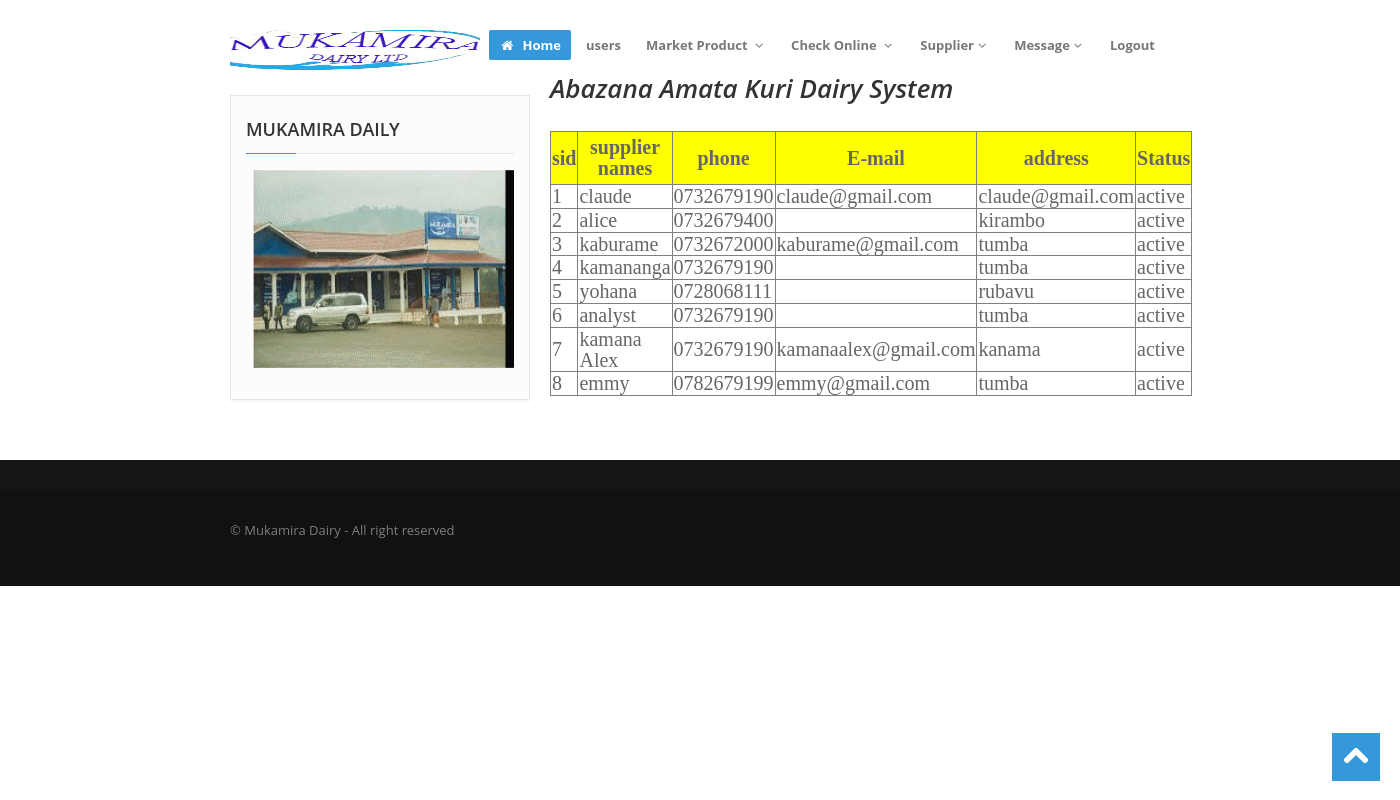
The app's page /admin/Supplier_info.php (signed in) with its own data.
### tables this page shows
CREATE TABLE `supplies` (
  `sid` int(11) NOT NULL,
  `names` varchar(40) NOT NULL,
  `phone` varchar(13) NOT NULL,
  `mail` varchar(40) NOT NULL,
  `address` varchar(60) NOT NULL,
  `status` varchar(8) NOT NULL
);

### admin/Supplier_info.php (the view, shortened to what this page needs)
<?php
if (!isset($_SESSION['Cashier'])) {
  header('location:../index.php');
}
else
{
?>
<!DOCTYPE html>
<html lang="en">
<head>
  <link href="../assets/css/bootstrap.css" rel="stylesheet">
  <link href="../assets/css/bootstrap-responsive.css" rel="stylesheet">
  <link href="../assets/css/prettyPhoto.css" rel="stylesheet">
  <link href="../assets/js/google-code-prettify/prettify.css" rel="stylesheet">
  <link href="../assets/css/flexslider.css" rel="stylesheet">
  <link href="../assets/css/style.css" rel="stylesheet">
  <link href="../assets/color/default.css" rel="stylesheet">
</head>
<body>
  <div id="wrapper">
    <?php
    include("layouts/header.php");
    ?>
    <section id="maincontent">
      <div class="container">
        <div class="row">
          <div class="span4">
            <aside>
              <div class="widget">
                <h4 class="rheading">MUKAMIRA DAILY<span></span></h4>
              <img src="../images/homett.gif"style="height:200px;width:300px; margin-top: 0px;">
              </div>
            </aside>
          </div>
          <div class="span8">
            <section id="subintro" style="margin-top: -28px;background-color:#ffff;">
               <div class="container" style="height: 50px;">
                 <div class="row">
                    <div class="span8">
                      <ul class="breadcrumb" style="margin-top: -6px;">
                       <li>
                       <h2>Abazana Amata Kuri Dairy System</h2></li>
                     </ul>
                    </div>
                  </div>
                </div>
              </section>
               <table style="margin-top: 0px; font-family: Lucida Calligraphy;font-size: 20px; background:#3399CC;border-radius:5px; margin-top: -30px;" border="1">
  <tr>
<th bgcolor="#ffff"  STYLE="font-family:Script MT;">sid</th>
  <th bgcolor="#ffff" width="150px" height="50px"STYLE="font-family:Script MT;">supplier names</th>
  <th bgcolor="#ffff" STYLE="font-family:Script MT;">phone</th>
  <th bgcolor="#ffff" width="100px" height="50px"STYLE="font-family:Script MT;">E-mail</th>
  <th bgcolor="#ffff" STYLE="font-family:Script MT;">address</th>
<th bgcolor="#ffff"  STYLE="font-family:Script MT;">Status</th>
</tr>
<?php
  include("../code/con2.php");
  $retrive=mysqli_query($con,"select * from supplies");
  while($row=mysqli_fetch_array($retrive))
  {
  ?>
   <tr>
    <td bgcolor="#FFFFFF" STYLE="font-family:Script MT;"><?php echo $row['sid'];?></td>
<td bgcolor="#FFFFFF"width="150px" STYLE="font-family:Script MT;"><?php echo $row['names'];?></td>
  <td bgcolor="#FFFFFF" STYLE="font-family:Script MT;"><?php echo $row['phone'];?></td>
<td bgcolor="#FFFFFF" width="100px"STYLE="font-family:Script MT;"><?php echo $row['mail'];?></td>
<td bgcolor="#FFFFFF" STYLE="font-family:Script MT;"><?php echo $row['address'];?></td>
<td bgcolor="#FFFFFF" STYLE="font-family:Script MT;"><?php echo $row['status'];?></td>
</tr>
<?php
  }
  ?>
    </table>
          </div>
        </div>
      </div>
    </section>
    <?php
      include("layouts/footer.php");
    ?>
  </div>
  <a href="#" class="scrollup"><i class="icon-chevron-up icon-square icon-48 active"></i></a>
</body>
</html>
<?php }?>

### admin/layouts/header.php (shortened to what this page needs)
<header>
      <div class="navbar navbar-static-top">
        <div class="navbar-inner">
          <div class="container">
            <div class="logo">
              <a href="#"><img src="../assets/img/log.jpg"style="height: 40px;width: 250px;"></a>
            </div>
            <div class="navigation">
              <nav>
                <ul class="nav topnav">
                  <li class="active">
                    <a href="index.php"><i class="icon-home"></i> Home </a>
                  </li>
                  <li>
                    <a href="users.php"> users</a>
                  </li>
                  <li class="dropdown">
                    <a href="#">Market Product <i class="icon-angle-down"></i></a>
                  </li>
                  <li class="dropdown">
                    <a href="#"> Check Online <i class="icon-angle-down"></i></a>
                  </li>
                  <li class="dropdown">
                    <a href="#"> Supplier<i class="icon-angle-down"></i></a>
                  </li>
                  <li class="dropdown">
                    <a href="#"> Message<i class="icon-angle-down"></i></a>
                      </li>
                    </ul>
                  <li>
                    <a href="code/logout.php"> Logout</a>
                  </li>
              </nav>
            </div>
          </div>
        </div>
      </div>
    </header>

### admin/layouts/footer.php (shortened to what this page needs)
<footer class="footer">
  <div class="verybottom">
    <div class="container">
      <div class="row">
        <div class="span6">
          <p>
            &copy; Mukamira Dairy - All right reserved
          </p>
        </div>
        <div class="span6">
        </div>
      </div>
    </div>
  </div>
</footer>

### assets/css/style.css (style rules this page uses)
.row { margin-bottom:30px; }
header .navbar .logo { float:left; padding: 0; margin-left:0; }
header .navbar { padding:30px 0 25px; }
.navbar .nav { margin:0; }
.navbar ul li { margin-right:5px; }
.navbar .nav li.active a,.navbar .nav li.active a:hover { color:#fff; -webkit-border-radius: 2px; -moz-border-radius: 2px; border-radius: 2px; }
.navbar ul.topnav { float:right; }
.navbar .nav > li > a { float: none; font-size:13px; padding: 5px 10px 5px 10px; color: #777777; text-decoration: none; text-shadow: none; font-weight:700; }
.navbar .nav > li.dropdown > a { padding: 5px 5px 5px 10px; }
#maincontent { z-index:1000; margin-top:0px; }
section#subintro { width: 100%; color: #fff; height:auto; margin: 0 auto; padding: 0; margin-bottom:30px; }
.rheading { margin-bottom: 24px; }
.rheading { position: relative; border-bottom: #e9e9e9 1px solid; padding-bottom: 9px; }
.rheading span { position: absolute; width: 50px; height: 1px; bottom: -1px; left: 0; }
.scrollup { position:fixed; width:48px; height:48px; bottom:20px; right:20px; }
a.scrollup { outline:0; }
aside { background:#fcfcfc; padding:20px 15px 0 15px; margin: 0 0 30px 0; border: 1px solid #e6e6e6; -webkit-box-shadow: 0 2px 0 rgba(0,0,0,0.03); -moz-box-shadow: 0 2px 0 rgba(0,0,0,0.03); box-shadow: 0 2px 0 rgba(0,0,0,0.03); -webkit-box-sizing: border-box; -moz-box-sizing: border-box; box-sizing: border-box; }
aside .widget { margin-bottom:30px; }
aside .widget h4 { border-bottom:1px solid #e5e5e5; padding-bottom:10px; margin-bottom:15px; }
[class^="icon-"], [class*=" icon-"] { float:none; }
.icon-square, .icon-rounded, .icon-plain, .icon-circled { margin: 10px 10px 10px 0; display: inline-block !important; text-align: center !important; color: #fff; width: 18px; height: 18px; padding:3px; font-size: 12px; line-height: 18px; text-shadow:none; cursor: pointer; }
.icon-square { background-color: #444; }
[class^="icon-"], [class*=" icon-"] { margin-top: 1px; margin-right: .3em; }
.icon-48 { width: 32px; height: 32px; padding:8px; font-size: 28px; line-height: 30px; }
#subintro .breadcrumb { margin:30px 0 0; background:none; }
#subintro ul.breadcrumb li { margin-bottom:0; padding-bottom:0; color:#fff; font-style:italic; }
.breadcrumb > li { display: inline-block; *display: inline; line-height:1.6em; *zoom: 1; }
footer { padding-top:30px; color:#7e7e7e; }
footer.footer { background:#151515; }
footer .verybottom { padding-top:30px; background:#111; }

### assets/color/default.css (style rules this page uses)
a { color: #3498db; }
.rheading span { background: #3498db; }
[class^="icon-"].active, [class*=" icon-"].active { background-color: #3498db; }
.navbar .nav li.active a { background:#3498db; }
section#subintro { background: #3498db; }

### assets/css/overwrite.css (style rules this page uses)
img { max-width: 100%; width: auto\9; height: auto; vertical-align: middle; border: 0; -ms-interpolation-mode: bicubic; }
body { margin: 0; font-family:'Open Sans', Arial, sans-serif; font-size: 13px; line-height: 1.6em; color: #666; background-color: #ffffff; }
p { margin: 0 0 15px; }
a { color: #0088cc; text-decoration: none; }
h1, h2, h3, h4, h5, h6 { color:#333; font-family: 'Open Sans', sans-serif; font-weight:600; line-height:1.5em; margin-top:0; margin-bottom:15px; }
h2 { font-size: 26px; }
h4 { font-size: 18px; }
.navbar .nav li.active a { font-weight:bold; }
.navbar-inner { min-height: 40px; padding-right: 20px; padding-left: 20px; background: #fff; background-image: none; border: none; -webkit-border-radius: 0; -moz-border-radius: 0; border-radius: 0; *zoom: 1; -webkit-box-shadow: none; -moz-box-shadow: none; box-shadow: none; }
.navbar-inner { -webkit-border-radius: 0; -moz-border-radius: 0; border-radius: 0; -webkit-box-shadow: none; -moz-box-shadow: none; box-shadow: none; }
.navbar-static-top { position: static; margin-bottom: 0; }
.navbar-static-top .navbar-inner { -webkit-border-radius: 0; -moz-border-radius: 0; border-radius: 0; }
.navbar-fixed-top .navbar-inner, .navbar-static-top .navbar-inner { -webkit-box-shadow: none; -moz-box-shadow: none; box-shadow: none; }
.navbar .nav > .active > a, .navbar .nav > .active > a:hover, .navbar .nav > .active > a:focus { -webkit-box-shadow: none; -moz-box-shadow: none; box-shadow: none; }
.breadcrumb { padding: 8px 0; background-color: #fff; -webkit-border-radius: 0; -moz-border-radius: 0; border-radius: 0; }
.breadcrumb > li { text-shadow: none; }

### records on screen
supplies: sid "1", names "claude", phone "0732679190", mail "claude@gmail.com", address "claude@gmail.com", status "active"
supplies: sid "2", names "alice", phone "0732679400", address "kirambo", status "active"
supplies: sid "3", names "kaburame", phone "0732672000", mail "kaburame@gmail.com", address "tumba", status "active"
supplies: sid "4", names "kamananga", phone "0732679190", address "tumba", status "active"
supplies: sid "5", names "yohana", phone "0728068111", address "rubavu", status "active"
supplies: sid "6", names "analyst", phone "0732679190", address "tumba", status "active"
supplies: sid "7", names "kamana Alex", phone "0732679190", mail "kamanaalex@gmail.com", address "kanama", status "active"
supplies: sid "8", names "emmy", phone "0782679199", mail "emmy@gmail.com", address "tumba", status "active"
